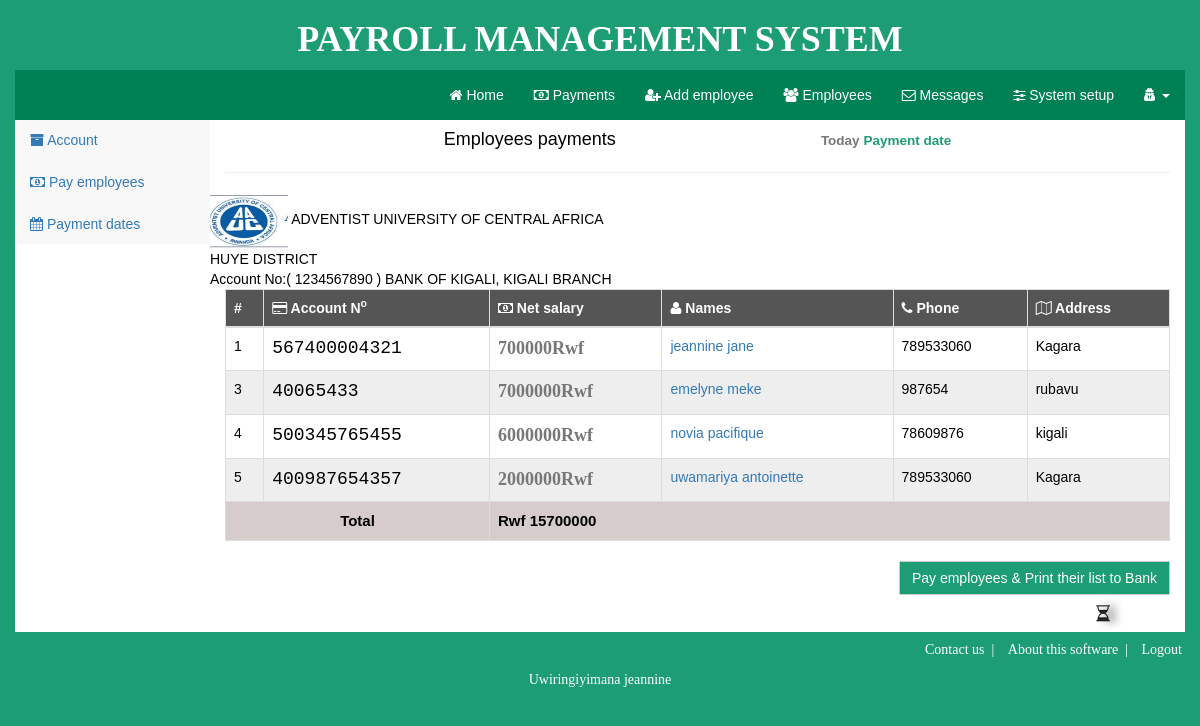
Page /payemployee/ (signed in) on the committed database.
### payroll_sub/models.py (models this page shows)
class Employees(models.Model):
    fname = models.CharField(max_length=255)
    lname = models.CharField(max_length=255)
    dob = models.DateField()
    gender = models.CharField(max_length=255)
    phonenumber = models.IntegerField(default=0)
    email = models.CharField(max_length=255)
    address = models.CharField(max_length=255)
    image = models.ImageField()
    branch = models.CharField(max_length=255)
    destination = models.CharField(max_length=255)
    department = models.CharField(max_length=255)
    joineddate = models.DateTimeField(auto_now_add = True)
    salary = models.IntegerField(default=0)
    assurance = models.CharField(max_length=255)
    bankaccountno = models.CharField(max_length=255)

### payroll_sub/views.py (the view)
# urls.py: path('payemployee/',views.payemployee,name="payemployee"),
@login_required(login_url='login')
def payemployee(request):
    selectdata = Employees.objects.all()
    detail = Employees.objects.aggregate(thedata=Sum('salary'))
    return render(request, 'payemployee.html',{'data':selectdata,"dsum":detail})

### templates/payemployee.html (shortened to what this page needs)
{%  load static %}
<!DOCTYPE html>
<html lang="en">
<head>
<link rel="stylesheet" type="text/css" href="{% static 'bootstrap/css/bootstrap.min.css' %}">
<link rel="stylesheet" type="text/css" href="{% static 'js/font-awesome/css/font-awesome.min.css' %}">
<link rel="stylesheet" type="text/css" href=" {% static 'css/custom-styles.css' %}">
</head>
<body>
<div class="container">
    <header>
        <div class="row outer visible-md visible-lg title"><h1 style="font-weight:bold;"> PAYROLL MANAGEMENT SYSTEM </h1></div>
    </header>
    <div class="row">
        <nav class="navbar navbar-default">
                <div class="navbar-collapse collapse ">
                    <ul class="nav navbar-nav navbar-right menus">
                        <li ><a href="{%  url 'home' %}"><i class="fa fa-home"></i> Home</a></li>
                        <li ><a href="{%  url 'payment' %}"><i class="fa fa-money"></i> Payments</a></li>
                        <li ><a href="{%  url 'addemployee' %}"><i class="fa fa-user-plus"></i> Add employee</a></li>
                        <li ><a href="{%  url 'employees' %}"><i class="fa fa-users"></i> Employees</a></li>
                        <li ><a href="{%  url 'message' %}"><i class="fa fa-envelope-o"></i> Messages</a></li>
                        <li ><a href="{%  url 'setting' %}"><i class="fa fa-sliders"></i> System setup</a></li>
                        <li>
                            <a href="#" data-toggle="dropdown" data-target="dropdown-menu" data-placement="right"><i class="fa fa-user-secret"></i> <span class="caret"></span></a>
                        </li>
                    </ul>
                </div>
        </nav>
        </div>
        <div class="row body outer">
            <div class="col-md-2">
                <div class="row aside-menu">
                    <ul class="nav nav-pills nav-stacked">
                        <li><a href="{% url 'payment' %}"><i class="fa fa-archive"></i> Account</a></li>
                        <li ><a href="{% url 'payemployee' %}"><i class="fa fa-money"></i> Pay employees</a></li>
                        <li><a href="{% url 'paydate' %}"><i class="fa fa-calendar"></i> Payment dates</a></li>
                    </ul>
                </div>
            </div>
            <div class="col-md-10">
            <div class="row pay-table">
                <div class="col-md-12 text-center pay-h">
                    <h4> Employees payments <small> <label>Today</label> <label class='text-success'>Payment date</label></small><hr></h4>
                </div>
                <img src="{% static '/image/auca.PNG' %}" width="8%">
                ADVENTIST UNIVERSITY OF CENTRAL AFRICA</br>
                HUYE DISTRICT</br>
                Account No:( 1234567890 )    BANK OF KIGALI, KIGALI BRANCH
                <div class="col-md-12 text-center to-be-paid">
                    <table class="table table-bordered table-hover table-collapse text-left payments">
                        <thead><th>#</th><th><i class="fa fa-credit-card"></i> Account N<sup>o</sup></th><th><i class="fa fa-money"></i> Net salary</th><th><i class="fa fa-user"></i> Names</th><th><i class="fa fa-phone"></i> Phone</th><th><i class="fa fa-map-o"></i> Address</th></thead>
                        <tbody>
                           {% for x in data %}
                           <tr><td>{{x.id}}</td><td class="acc">{{x.bankaccountno}}</td><td class="acc"><i class="text-muted">{{x.salary}}Rwf</i></td><td><a href="#" data-what="payment{{x.id}}" class="viewPay name" data-placement="right" title="View payment history of {{x.lname}}}">{{x.fname}} {{x.lname}}</a></td><td>{{x.phonenumber}}</td><td>{{x.address}}</td></tr>
                            {% endfor %}
                           <tr class="total"><td  class="text-center" colspan="2">Total</td><td colspan="4">Rwf {{dsum.thedata}}</td></tr>
                        </tbody>
                    </table>
                </div>
                <div class="col-md-12 text-right">
                    <button class="btn btn-default command-pay">Pay employees & Print their list to Bank</button>
                        <h5 class="timer"><i class="fa fa-hourglass-half"></i>
                      </h5>
                </div>
            </div>
            </div>
        </div>
</div>
    <div class="row text-center footerr">
        <ul class="col-md-12 list-unstyled list-inline text-right">
    <li ><a style="color:white;" href="">Contact us</a>&nbsp;&nbsp;|</li>
    <li  ><a style="color:white;" href="#">About this software</a>&nbsp;&nbsp;|</li>
            <li><a style="color:white;" href="">Logout</a></li>
            </ul>
    Uwiringiyimana jeannine
    </div>
    </body>
    </html>

### static/css/custom-styles.css (style rules this page uses)
body { overflow-x: hidden; color: #000; padding-bottom: 0px; margin-bottom: 0px; font-family: sans-serif; color: #000; background-color: #1d9d74; }
.aside-menu { color: #fff; background-color: #F8F8F8; height: 100%; }
.navbar { margin-bottom: 0px;border-radius:0px; border-left:1px solid rgba(0,0,0,0.3);border-right:1px solid rgba(0,0,0,0.3); border-bottom: 1px solid rgba(0,0,0,0.3); position: static; z-index: 999; }
header h1 { text-align: center; font-family: Yu Gothic Light; }
header .row { background-color: #1d9d74; color: #fff; }
.footerr { background-color: #1d9d74; padding: 8px; color:#fff; font-family: Yu Gothic Light; }
.body { min-height: 485px; background-color: #fff; }
.form-control,.btn { border-radius: 1.5px; }
.acc { font-family: monospace; font-size: 18px; }
.acc i { font-family: calibri; font-style: normal; font-weight: bold; }
.pay-h h4 small { text-align: right; padding-left: 200px; }
.total { font-weight: bold; font-size: 15px; background-color: rgba(50,0,0,0.2); }
.command-pay,.command-pay:focus { background-color: #1d9d74; color: #fff; }
.timer { color: #222; font-size:16px; text-shadow: 7px 0px 8px grey; font-weight: bold; padding-right: 60px; }
.navbar-default { background-color:#008055; border: none; color: #fff; }
.navbar-default .navbar-nav>li>a { border: none; color: #fff; }

### templates/payemployee.html (style rules this page uses)
.footerr,.nav, .btn { display: none; }
* { top: 0px; font-size: 12px; }

### rows in the picture
Employees: id "1", bankaccountno "567400004321", salary "700000", fname "jeannine", lname "jane", phonenumber "789533060", address "Kagara"
Employees: id "3", bankaccountno "40065433", salary "7000000", fname "emelyne", lname "meke", phonenumber "987654", address "rubavu"
Employees: id "4", bankaccountno "500345765455", salary "6000000", fname "novia", lname "pacifique", phonenumber "78609876", address "kigali"
Employees: id "5", bankaccountno "400987654357", salary "2000000", fname "uwamariya", lname "antoinette", phonenumber "789533060", address "Kagara"

### other values in the picture
{{ dsum.thedata }} "15700000"
